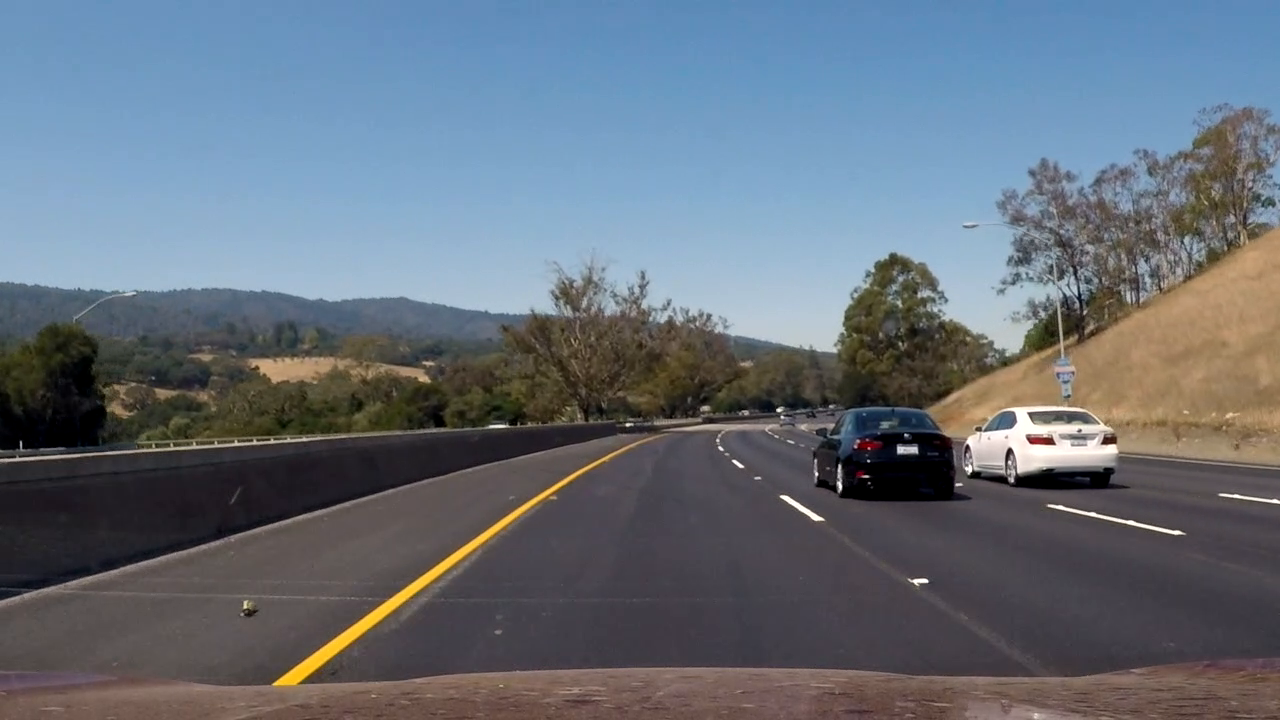
#> input picture frame 16 of samples/project_video_shadow.mp4, 1280 x 720 px, given in place of solidYellowLeft.mp4, which was not available
$ python lane_detector.py   (Python 2 division)   (older library calls are emulated)
#> lines starting #> are read from the running program, lines starting #| are printed output that depends on the picture; after the words box and inside, x2 and y2 are one past the last pixel; in counts of white or black regions, pixels touching at a corner belong together; pictures that were not available may be replaced by others from this repository, and a replacement may not be noted
### lane_detector/PID.py
#!/usr/bin/python
#
# This file is part of IvPID.
# Copyright (C) 2015 Ivmech Mechatronics Ltd. <bilgi@ivmech.com>
#
# IvPID is free software: you can redistribute it and/or modify
# it under the terms of the GNU General Public License as published by
# the Free Software Foundation, either version 3 of the License, or
# (at your option) any later version.
#
# IvPID is distributed in the hope that it will be useful,
# but WITHOUT ANY WARRANTY; without even the implied warranty of
# MERCHANTABILITY or FITNESS FOR A PARTICULAR PURPOSE.  See the
# GNU General Public License for more details.
#
# You should have received a copy of the GNU General Public License
# along with this program.  If not, see <http://www.gnu.org/licenses/>.

# title           :PID.py
# description     :python pid controller
# author          :Caner Durmusoglu
# date            :20151218
# version         :0.1
# notes           :
# python_version  :2.7
# ==============================================================================

"""Ivmech PID Controller is simple implementation of a Proportional-Integral-Derivative (PID) Controller in the Python Programming Language.
More information about PID Controller: http://en.wikipedia.org/wiki/PID_controller
"""
import time

class PID:
    """PID Controller
    """

    def __init__(self, P=0.2, I=0.0, D=0.0):

        self.Kp = P
        self.Ki = I
        self.Kd = D

        self.sample_time = 0.00
        self.current_time = time.time()
        self.last_time = self.current_time

        self.clear()

    def clear(self):
        """Clears PID computations and coefficients"""
        self.SetPoint = 0.0

        self.PTerm = 0.0
        self.ITerm = 0.0
        self.DTerm = 0.0
        self.last_error = 0.0

        # Windup Guard
        self.int_error = 0.0
        self.windup_guard = 20.0

        self.output = 0.0

    def update(self, feedback_value):
        """Calculates PID value for given reference feedback
        .. math::
            u(t) = K_p e(t) + K_i \int_{0}^{t} e(t)dt + K_d {de}/{dt}
        .. figure:: images/pid_1.png
           :align:   center
           Test PID with Kp=1.2, Ki=1, Kd=0.001 (test_pid.py)
        """
        error = self.SetPoint - feedback_value

        self.current_time = time.time()
        delta_time = self.current_time - self.last_time
        delta_error = error - self.last_error

        if (delta_time >= self.sample_time):
            self.PTerm = self.Kp * error
            self.ITerm += error * delta_time

            if (self.ITerm < -self.windup_guard):
                self.ITerm = -self.windup_guard
            elif (self.ITerm > self.windup_guard):
                self.ITerm = self.windup_guard

            self.DTerm = 0.0
            if delta_time > 0:
                self.DTerm = delta_error / delta_time

            # Remember last time and last error for next calculation
            self.last_time = self.current_time
            self.last_error = error

            self.output = self.PTerm + (self.Ki * self.ITerm) + (self.Kd * self.DTerm)

            return self.output

    def setKp(self, proportional_gain):
        """Determines how aggressively the PID reacts to the current error with setting Proportional Gain"""
        self.Kp = proportional_gain

    def setKi(self, integral_gain):
        """Determines how aggressively the PID reacts to the current error with setting Integral Gain"""
        self.Ki = integral_gain

    def setKd(self, derivative_gain):
        """Determines how aggressively the PID reacts to the current error with setting Derivative Gain"""
        self.Kd = derivative_gain

    # [11 lines left out: function setWindup, not called in this run]

    def setSampleTime(self, sample_time):
        """PID that should be updated at a regular interval.
        Based on a pre-determined sampe time, the PID decides if it should compute or return immediately.
        """
#> further down, frame is the input picture: shape (720, 1280, 3); mean B, G, R 121.7, 111, 101.8
        self.sample_time = sample_time

### lane_detector/lane_detector.py
#!/usr/bin/python
#
# Dependencys:
# - Numpy
# - Matplotlib
# - Opencv (Tested with v3.4.1)
# - Pillow
# - ffmpeg or gstreamer
#
import matplotlib.pyplot as plt
import matplotlib.image as mpimg
import numpy as np
import cv2
import math
import PID
import random
import sys
from scipy.spatial import Voronoi
from scipy.interpolate import CubicSpline

# Init PID controller
pid = PID.PID(0.1, 0.01, 0.0)
pid.SetPoint = 0.0
pid.setSampleTime(0.01)

# Draw a point
def draw_point(img, p, color ) :
	cv2.circle(img,p, 5, color, -1)

# Check if a point is inside a rectangle
def rect_contains(rect, point) :
    if point[0] < rect[0] :
        return False
    elif point[1] < rect[1] :
        return False
    elif point[0] > rect[2] :
        return False
    elif point[1] > rect[3] :
        return False
    return True

# [29 lines left out: functions perspective_transform, draw_delaunay, not called in this run]

# Draw voronoi diagram
def draw_voronoi(img, subdiv) :

    ( facets, centers) = subdiv.getVoronoiFacetList([])

    for i in xrange(0,len(facets)) :
        ifacet_arr = []
        for f in facets[i] :
            ifacet_arr.append(f)

    	#print(facets[i][1][0])
        #cv2.imshow('Frame2', img)

        ifacet = np.array(ifacet_arr, np.int)
        color = (0,0,0)

        cv2.fillConvexPoly(img, ifacet, color);
        ifacets = np.array([ifacet])
        cv2.polylines(img, ifacets, True, (255, 255, 0), 3)
        cv2.circle(img, (centers[i][0], centers[i][1]), 3, (0, 0, 0), 1)

        #for j in xrange(0,len(facets[i])) :
        #    cv2.circle(img, (facets[i][j][0], facets[i][j][1]), 5, (0, 0, 255), -1)

    return img

def region_of_interest(img, vertices):
	mask = np.zeros_like(img)
	match_mask_color = 255

	cv2.fillPoly(mask, vertices, match_mask_color)
	masked_image = cv2.bitwise_and(img, mask)
	return masked_image

# [23 lines left out: function draw_lines, not called in this run]

def pipeline(image):

	# Get the hight and width of the image
	height = image.shape[0]
	width = image.shape[1]

	# Create a region of interest
	region_of_interest_vertices = [
	    (0, height),
	    (width / 2, height / 2),
	    (width, height),
	]

	# Convert to grayscale here.
	gray_image = cv2.cvtColor(image, cv2.COLOR_RGB2GRAY)

	# Call Canny Edge Detection here.
	cannyed_image = cv2.Canny(gray_image, 100, 200)
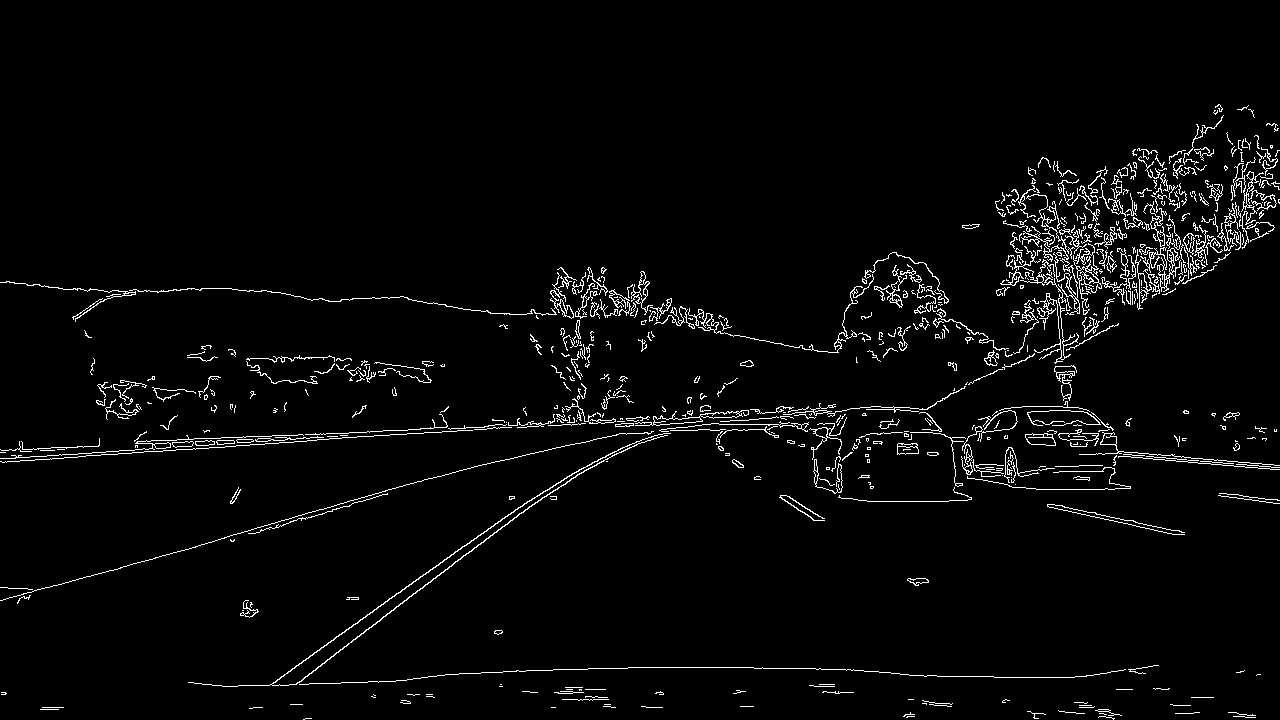
#> cannyed_image: shape (720, 1280); 3% white in thin lines or dots, all inside (x1, y1, x2, y2) = (0, 104, 1280, 720)

	# Crop image to region of interest
	cropped_image = region_of_interest(
	    cannyed_image,
	    np.array([region_of_interest_vertices], np.int32),
	)

	# Find coordinates to all lines in image with Hough lines, format[x1, y1, x2, y2]
	lines = cv2.HoughLinesP(
	    cropped_image,
	    rho=6,
	    theta=np.pi / 60,
	    threshold=160,
	    lines=np.array([]),
	    minLineLength=50,
	    maxLineGap=80
	)
#> lines = 42 rows, first 6: [271, 684, 430, 569], [300, 684, 409, 596], [542, 493, 662, 406], [527, 423, 718, 423], [518, 514, 700, 396], [788, 668, 959, 676]

	# Separate line placeholders
	left_line_x = []
	left_line_y = []
	right_line_x = []
	right_line_y = []

	# Group lines
	for line in lines:
		for x1, y1, x2, y2 in line:

			slope = float(y2 - y1) / float(x2 - x1) # Calculating the slope.
			if math.fabs(slope) < 0.5: # Only consider extreme slope
				continue

			if slope <= 0: # If the slope is negative, left group.
				left_line_x.extend([x1, x2])
				left_line_y.extend([y1, y2])

			else: # Otherwise, right group.
				right_line_x.extend([x1, x2])
				right_line_y.extend([y1, y2])
#> this loop made 42 passes
#> after the loop, left_line_x = 26 values, max 703 at index 15, min 271 at index 0, mean 519.4; left_line_y = 26 values, max 684 at index 0, min 391 at index 21, mean 513.2; right_line_x = [623, 822, 618, 677, 607, 783]; right_line_y = [376, 520, 392, 430, 381, 495]

	min_y = image.shape[0]/2 + image.shape[0]/8 # Just below the horizon
	max_y = image.shape[0] # The bottom of the image

	poly_left = np.poly1d(np.polyfit(
		left_line_y,
		left_line_x,
		deg=1
	))

	left_x_start = int(poly_left(max_y))
#> left_x_start = 232
	left_x_end = int(poly_left(min_y))
#> left_x_end = 607

	poly_right = np.poly1d(np.polyfit(
		right_line_y,
		right_line_x,
		deg=1
	))

	right_x_start = int(poly_right(max_y))
#> right_x_start = 1116
	right_x_end = int(poly_right(min_y))
#> right_x_end = 714


	#############################
	### Voronoi overlay start ###
	#############################

	# Create an array of points.
	points = []

	# Rectangle to be used with Subdiv2D
	rect = (0, 0, width+10, height+10)

	# Create an instance of Subdiv2D
	subdiv = cv2.Subdiv2D(rect);

	# Add some point along the lanes
	for point in range(11) :
		points.append((left_x_start + int(0.1*point*(left_x_end-left_x_start)), (max_y) + int(0.1*point*(min_y-max_y))))
		points.append((right_x_start + int(0.1*point*(right_x_end-right_x_start)), (max_y) + int(0.1*point*(min_y-max_y))))
#> after the loop, points = [(232, 720), (1116, 720), (269, 693), (1076, 693), (307, 666), (1036, 666), (344, 639), (996, 639), (382, 612), (956, 612), (419, 585), (915, 585), (457, 558), (875, 558), (494, 531), (835, 531), (532, 504), (795, 504), (569, 477), (755, 477), (607, 450), (714, 450)]
		# [13 lines of commented-out code are left out]

	rect2 = (left_x_start, left_x_end, right_x_end, right_x_start)
#> rect2 = (232, 607, 714, 1116)

	vor = Voronoi(points)
	list_vertices = []

	# Remove points out of bound
	for vertice in vor.vertices:
		v_point = ((int(round(vertice[1])), int(round(vertice[0]))))
		if rect_contains(rect2, v_point):
		#if vertice[1] > 0 and vertice[1] < height and vertice[0] > 0 and vertice[0] < width:
			for simplex in vor.ridge_vertices:
				simplex = np.asarray(simplex)
				if np.all(simplex >= 0):
					list_vertices.append(v_point)
#> this loop made 28 passes
#> (vertice, v_point) on passes 1 to 8: ([674, 1331.7], (1332, 674)), ([672.5, 1284.8], (1285, 672)), ([672.5, 1247.6], (1248, 672)), ([667, 963.7], (964, 667)), ([671.5, 1219.2], (1219, 672)), ([667, 909.3], (909, 667)), ([-1753.5, -2353.3], (-2353, -1754)), ([-1828.5, -2299.3], (-2299, -1828))
#> after the loop, list_vertices = 140 pairs, first value 566 to 656, second value 660 to 664

	# Sort valid vertices list
	list_vertices = sorted(list_vertices)

	# End position
	x = [min_y]
	y = [(left_x_end + (right_x_end-left_x_end)/2)]
#> y = [660]

	for item in list_vertices:
		if x.count(item[0]) == 0 and y.count(item[1]) == 0:
			x.append(item[0])
			y.append(item[1])
#> this loop made 140 passes
#> item on passes 1 to 8: (566, 660), (566, 660), (566, 660), (566, 660), (566, 660), (566, 660), (566, 660), (566, 660)
#> after the loop, x = [450, 574, 656]; y = [660, 662, 664]

	# Start position
	x.append(height+50)
	y.append(width/2)


	cs = CubicSpline(x, y)
	cx = np.arange(x[0], x[-1], 1)
	cy = cs(cx)
#> cy = 320 values, max 664.4 at index 186, min 640.4 at index 319, mean 659.3

	# [10 lines of commented-out code are left out]
	for p in points :
		subdiv.insert(p)
#> this loop made 22 passes


	# Allocate space for Voronoi Diagram
	img_voronoi = np.zeros(image.shape, dtype = image.dtype)

	#overlay_voronoi_diag = image.copy()
	opacity = 0.2

	# Draw Voronoi diagram onto image
	voronoi_diag_img = draw_voronoi(img_voronoi,subdiv)
	cv2.addWeighted(voronoi_diag_img, opacity, image, 1 - opacity, 0, image)

	# Draw delaunay triangles
	#img_dela = draw_delaunay( image, subdiv, (255, 255, 255) )
	#cv2.addWeighted(img_dela, opacity, image, 1 - opacity, 0, image)

	###########################
	### Voronoi overlay end ###
	###########################

	# Add color to the road
	overlay = image.copy()
	opacity = 0.5
	contours = np.array( [ [left_x_start, max_y], [left_x_end, min_y], [right_x_end, min_y], [right_x_start, max_y] ] )
#> contours = [[232, 720], [607, 450], [714, 450], [1116, 720]]
	cv2.fillPoly(overlay, pts =[contours], color=(210,223,0))
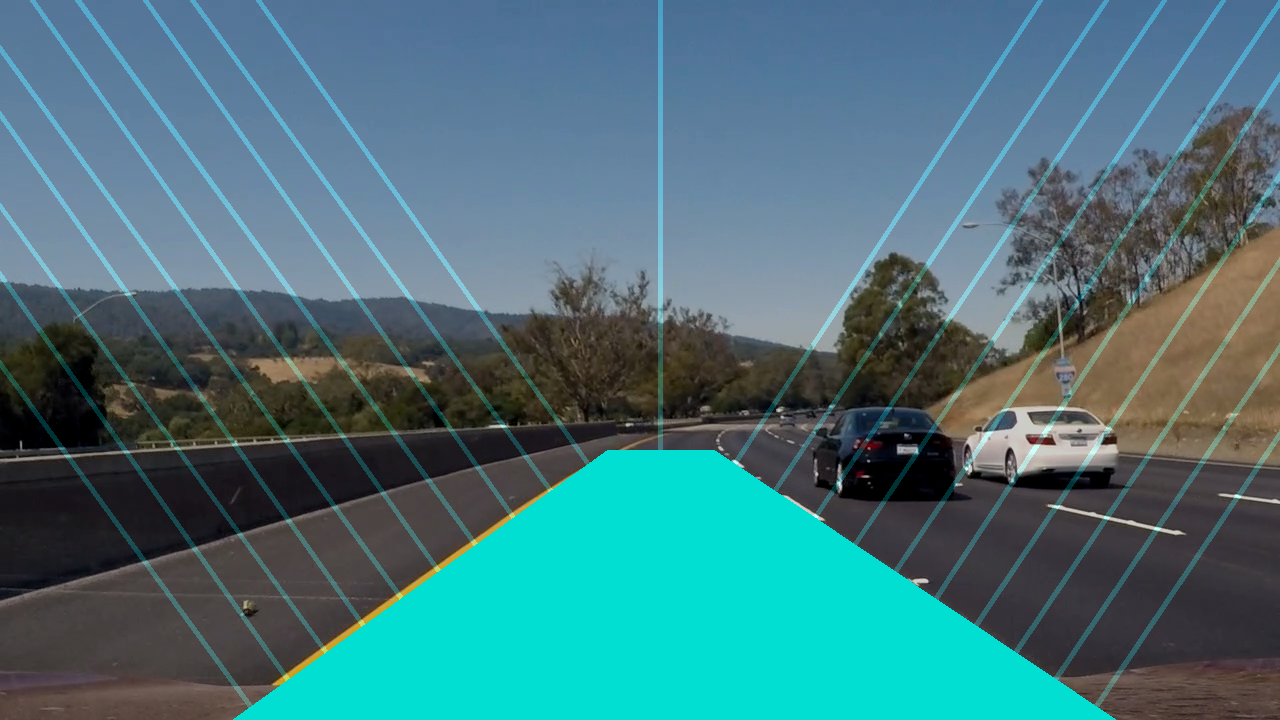
#> overlay: shape (720, 1280, 3); mean B, G, R 122.2, 115.6, 71.2
	cv2.addWeighted(overlay, opacity, image, 1 - opacity, 0, image)
#> image: shape (720, 1280, 3); mean B, G, R 111.8, 104.2, 76.3

	'''
	# Draw lane lines
	image = draw_lines(
		image,
		[[
			[left_x_start, max_y, left_x_end, min_y],
			[right_x_start, max_y, right_x_end, min_y],
		]],
		thickness=5,
	)
	'''

	'''
	# Draw zones between points
	for point in range(6) :
		cv2.line(image,(left_x_start + int(0.2*point*(left_x_end-left_x_start)), (max_y) + int(0.2*point*(min_y-max_y))), (right_x_start + int(0.2*point*(right_x_end-right_x_start)), (max_y) + int(0.2*point*(min_y-max_y))),(0,255,0),1)
	'''
	# Draw the points on the road lanes
	for p in points :
		draw_point(image, p, (210,223,0))
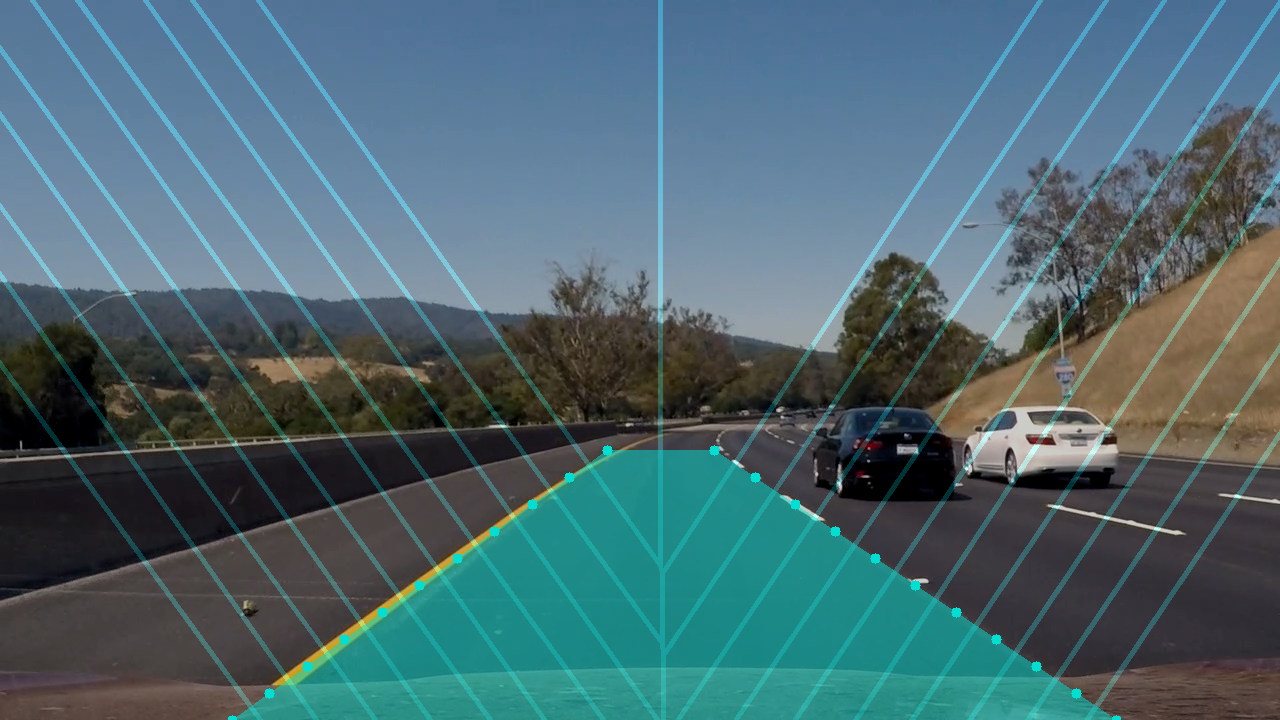
#> image: shape (720, 1280, 3); mean B, G, R 112, 104.4, 76.2


	# Calculate offset error
	center_point = ((right_x_end + (right_x_start-right_x_end)/2) - (left_x_end + (left_x_start-left_x_end)/2))/2 + (left_x_end + (left_x_start-left_x_end)/2)
#> center_point = 667
	ref_point = width/2
	offset_error = ref_point - center_point
#> offset_error = -27


	# Show error point on image
	cv2.line(image,(center_point,height-(max_y-min_y)/2),(ref_point,height-(max_y-min_y)/2),(255,255,255),2)
#> image: shape (720, 1280, 3); 0.01% of pixels changed, all inside (x1, y1, x2, y2) = (639, 584, 669, 587)
	cv2.circle(image,(width/2, (min_y) + (max_y-min_y)/2), 8, (210,223,0), -1)
#> image: shape (720, 1280, 3); mean B, G, R 112, 104.4, 76.2
	cv2.circle(image,(ref_point - offset_error, (min_y) + (max_y-min_y)/2), 8, (255,255,255), -1)
#> image: shape (720, 1280, 3); mean B, G, R 112.1, 104.4, 76.2


	# Update PID
	pid_output = round(pid.update(offset_error),2)
#> in update, `error = self.SetPoint - feedback_value`: error = 27
#> in update, `self.PTerm = self.Kp * error`: self.PTerm = 2.7
#> in update, `self.ITerm += error * delta_time`: self.ITerm = 47.3
#> in update, `self.DTerm = delta_error / delta_time`: self.DTerm = 15.41
#> in update, `self.last_error = error`: self.last_error = 27
#> in update, `self.output = self.PTerm + (self.Ki * self.ITerm) + (self.Kd * self.DT..`: self.output = 2.9
#> pid_output = 2.9

    # Clear terminal and print
	#sys.stderr.write("\x1b[2J\x1b[H")
	#print('*** Path finder ***\n')
	print('PID: ' + str(pid_output) + '\tError: ' + str(offset_error) + '\n')
#| PID: 2.9	Error: -27
	print("\n")
	# Print some data as text
	font = cv2.FONT_HERSHEY_SIMPLEX
#> font = 0
	cv2.putText(image,"Error: " + str(-offset_error),(10,40), font, 0.8,(255,255,255),2,cv2.LINE_AA)
	cv2.putText(image,"PID out: " + str(pid_output),(10,80), font, 0.8,(255,255,255),2,cv2.LINE_AA)
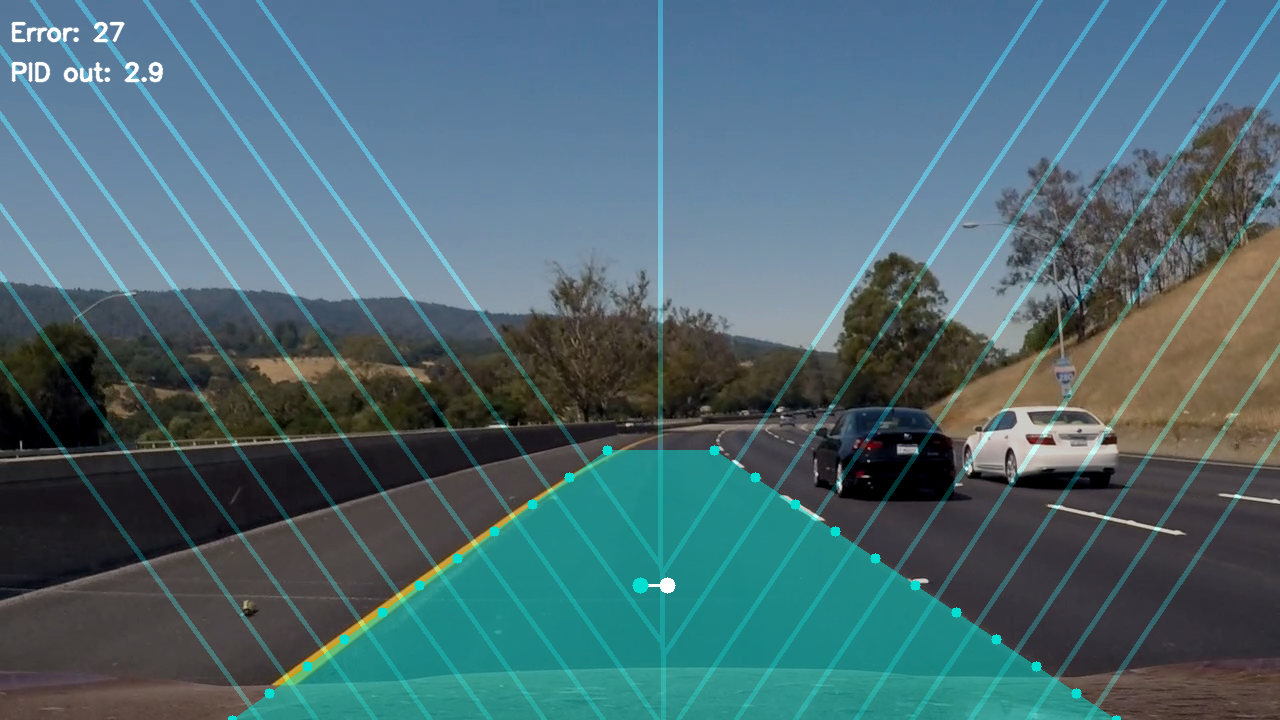
#> image: shape (720, 1280, 3); mean B, G, R 112.3, 104.7, 76.6


	return image


if __name__ == "__main__":

	'''
	# Get image file
	image = mpimg.imread('test4.jpg')

    # Show results
	plt.figure()
	plt.imshow(pipeline(image))
	plt.show()
	'''

	# Get video file
	cap = cv2.VideoCapture('../samples/solidYellowLeft.mp4')

	# Check if camera opened successfully
	if (cap.isOpened()== False):
	  print("Error opening video stream or file")

	# Read until video is completed
	while(cap.isOpened()):

		# Capture frame-by-frame
		ret, frame = cap.read()
		if ret == True:

	    	# Display the resulting frame
			cv2.imshow('Frame', pipeline(frame))
			#pipeline(frame)

	    	# Press Q on keyboard to  exit
			if cv2.waitKey(25) & 0xFF == ord('q'):
#> (key q is pressed here)
				break

		# Break the loop
		else:
			break

	# When everything done, release the video capture object
	cap.release()

	# Closes all the frames
	cv2.destroyAllWindows()
